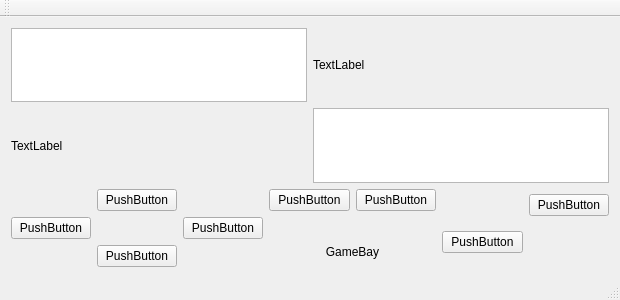
<?xml version="1.0" encoding="UTF-8"?>
<ui version="4.0">
 <class>Gamebay</class>
 <widget class="QMainWindow" name="Gamebay">
  <property name="geometry">
   <rect>
    <x>0</x>
    <y>0</y>
    <width>620</width>
    <height>300</height>
   </rect>
  </property>
  <property name="windowTitle">
   <string>Gamebay</string>
  </property>
  <widget class="QWidget" name="centralWidget">
   <layout class="QVBoxLayout" name="verticalLayout_2">
    <item>
     <layout class="QVBoxLayout" name="verticalLayout">
      <item>
       <layout class="QHBoxLayout" name="horizontalLayout_2">
        <item>
         <layout class="QHBoxLayout" name="horizontalLayout_4">
          <item>
           <layout class="QGridLayout" name="gridLayout_4">
            <item row="1" column="0">
             <widget class="QLabel" name="label_2">
              <property name="text">
               <string>TextLabel</string>
              </property>
             </widget>
            </item>
            <item row="0" column="0">
             <widget class="QGraphicsView" name="graphicsView_2"/>
            </item>
            <item row="1" column="1">
             <widget class="QGraphicsView" name="graphicsView"/>
            </item>
            <item row="0" column="1">
             <widget class="QLabel" name="label_3">
              <property name="text">
               <string>TextLabel</string>
              </property>
             </widget>
            </item>
           </layout>
          </item>
          <item>
           <layout class="QGridLayout" name="gridLayout_3"/>
          </item>
          <item>
           <layout class="QVBoxLayout" name="menu"/>
          </item>
         </layout>
        </item>
       </layout>
      </item>
      <item>
       <layout class="QHBoxLayout" name="horizontalLayout">
        <item>
         <layout class="QVBoxLayout" name="Boutons_Directions">
          <item>
           <layout class="QGridLayout" name="gridLayout">
            <item row="0" column="1">
             <widget class="QPushButton" name="pushButton_3">
              <property name="text">
               <string>PushButton</string>
              </property>
             </widget>
            </item>
            <item row="1" column="0">
             <widget class="QPushButton" name="pushButton">
              <property name="text">
               <string>PushButton</string>
              </property>
             </widget>
            </item>
            <item row="2" column="1">
             <widget class="QPushButton" name="pushButton_2">
              <property name="text">
               <string>PushButton</string>
              </property>
             </widget>
            </item>
            <item row="1" column="2">
             <widget class="QPushButton" name="pushButton_4">
              <property name="text">
               <string>PushButton</string>
              </property>
             </widget>
            </item>
           </layout>
          </item>
         </layout>
        </item>
        <item>
         <layout class="QVBoxLayout" name="verticalLayout_4">
          <item>
           <layout class="QHBoxLayout" name="horizontalLayout_3">
            <item>
             <widget class="QPushButton" name="pushButton_8">
              <property name="text">
               <string>PushButton</string>
              </property>
             </widget>
            </item>
            <item>
             <widget class="QPushButton" name="pushButton_7">
              <property name="text">
               <string>PushButton</string>
              </property>
             </widget>
            </item>
           </layout>
          </item>
          <item>
           <spacer name="horizontalSpacer_2">
            <property name="orientation">
             <enum>Qt::Horizontal</enum>
            </property>
            <property name="sizeHint" stdset="0">
             <size>
              <width>40</width>
              <height>20</height>
             </size>
            </property>
           </spacer>
          </item>
          <item>
           <widget class="QLabel" name="label">
            <property name="text">
             <string>GameBay</string>
            </property>
            <property name="alignment">
             <set>Qt::AlignCenter</set>
            </property>
           </widget>
          </item>
         </layout>
        </item>
        <item>
         <layout class="QVBoxLayout" name="Boutons_Action">
          <item>
           <layout class="QGridLayout" name="gridLayout_2">
            <item row="0" column="1">
             <widget class="QPushButton" name="pushButton_5">
              <property name="text">
               <string>PushButton</string>
              </property>
             </widget>
            </item>
            <item row="0" column="0">
             <spacer name="horizontalSpacer">
              <property name="orientation">
               <enum>Qt::Horizontal</enum>
              </property>
              <property name="sizeHint" stdset="0">
               <size>
                <width>40</width>
                <height>20</height>
               </size>
              </property>
             </spacer>
            </item>
            <item row="1" column="1">
             <spacer name="verticalSpacer">
              <property name="orientation">
               <enum>Qt::Vertical</enum>
              </property>
              <property name="sizeType">
               <enum>QSizePolicy::Minimum</enum>
              </property>
              <property name="sizeHint" stdset="0">
               <size>
                <width>20</width>
                <height>40</height>
               </size>
              </property>
             </spacer>
            </item>
            <item row="1" column="0">
             <widget class="QPushButton" name="pushButton_6">
              <property name="text">
               <string>PushButton</string>
              </property>
             </widget>
            </item>
           </layout>
          </item>
         </layout>
        </item>
       </layout>
      </item>
     </layout>
    </item>
   </layout>
  </widget>
  <widget class="QMenuBar" name="menuBar">
   <property name="geometry">
    <rect>
     <x>0</x>
     <y>0</y>
     <width>620</width>
     <height>19</height>
    </rect>
   </property>
  </widget>
  <widget class="QToolBar" name="mainToolBar">
   <attribute name="toolBarArea">
    <enum>TopToolBarArea</enum>
   </attribute>
   <attribute name="toolBarBreak">
    <bool>false</bool>
   </attribute>
  </widget>
  <widget class="QStatusBar" name="statusBar"/>
 </widget>
 <layoutdefault spacing="6" margin="11"/>
 <resources/>
 <connections/>
</ui>
